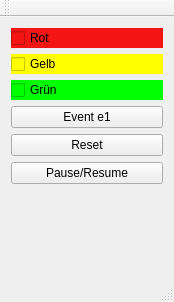
<?xml version="1.0" encoding="UTF-8"?>
<ui version="4.0">
 <class>MainWindow</class>
 <widget class="QMainWindow" name="MainWindow">
  <property name="geometry">
   <rect>
    <x>0</x>
    <y>0</y>
    <width>174</width>
    <height>302</height>
   </rect>
  </property>
  <property name="windowTitle">
   <string>MainWindow</string>
  </property>
  <widget class="QWidget" name="centralWidget">
   <layout class="QHBoxLayout" name="horizontalLayout">
    <item>
     <layout class="QVBoxLayout" name="verticalLayout_2">
      <item>
       <widget class="QCheckBox" name="cbRot">
        <property name="styleSheet">
         <string notr="true">background-color: rgb(243, 20, 20);</string>
        </property>
        <property name="text">
         <string>Rot</string>
        </property>
       </widget>
      </item>
      <item>
       <widget class="QCheckBox" name="cbYel">
        <property name="styleSheet">
         <string notr="true">background-color: rgb(255, 255, 0);</string>
        </property>
        <property name="text">
         <string>Gelb</string>
        </property>
       </widget>
      </item>
      <item>
       <widget class="QCheckBox" name="cbGreen">
        <property name="styleSheet">
         <string notr="true">background-color: rgb(0, 255, 0);</string>
        </property>
        <property name="text">
         <string>Grün</string>
        </property>
       </widget>
      </item>
      <item>
       <widget class="QPushButton" name="pushButton">
        <property name="text">
         <string>Event e1</string>
        </property>
       </widget>
      </item>
      <item>
       <widget class="QPushButton" name="pushButton_2">
        <property name="text">
         <string>Reset</string>
        </property>
       </widget>
      </item>
      <item>
       <widget class="QPushButton" name="pushButton_3">
        <property name="text">
         <string>Pause/Resume</string>
        </property>
        <property name="checkable">
         <bool>true</bool>
        </property>
       </widget>
      </item>
      <item>
       <spacer name="verticalSpacer_2">
        <property name="orientation">
         <enum>Qt::Vertical</enum>
        </property>
        <property name="sizeHint" stdset="0">
         <size>
          <width>20</width>
          <height>40</height>
         </size>
        </property>
       </spacer>
      </item>
     </layout>
    </item>
   </layout>
  </widget>
  <widget class="QMenuBar" name="menuBar">
   <property name="geometry">
    <rect>
     <x>0</x>
     <y>0</y>
     <width>174</width>
     <height>27</height>
    </rect>
   </property>
  </widget>
  <widget class="QToolBar" name="mainToolBar">
   <attribute name="toolBarArea">
    <enum>TopToolBarArea</enum>
   </attribute>
   <attribute name="toolBarBreak">
    <bool>false</bool>
   </attribute>
  </widget>
  <widget class="QStatusBar" name="statusBar"/>
 </widget>
 <layoutdefault spacing="6" margin="11"/>
 <resources/>
 <connections/>
</ui>
